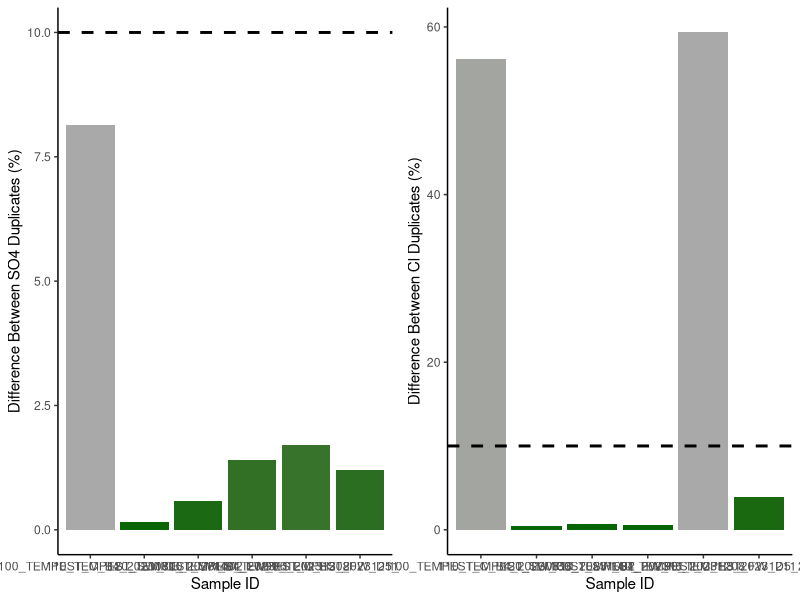
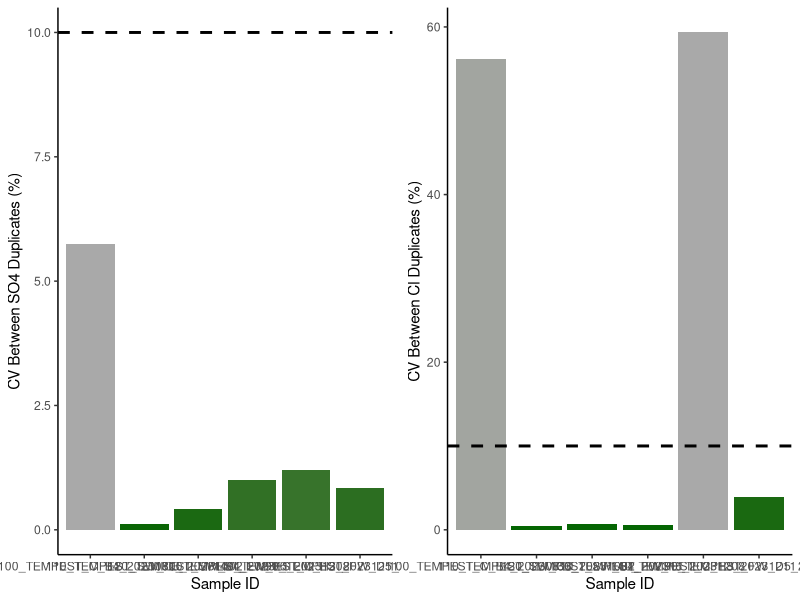
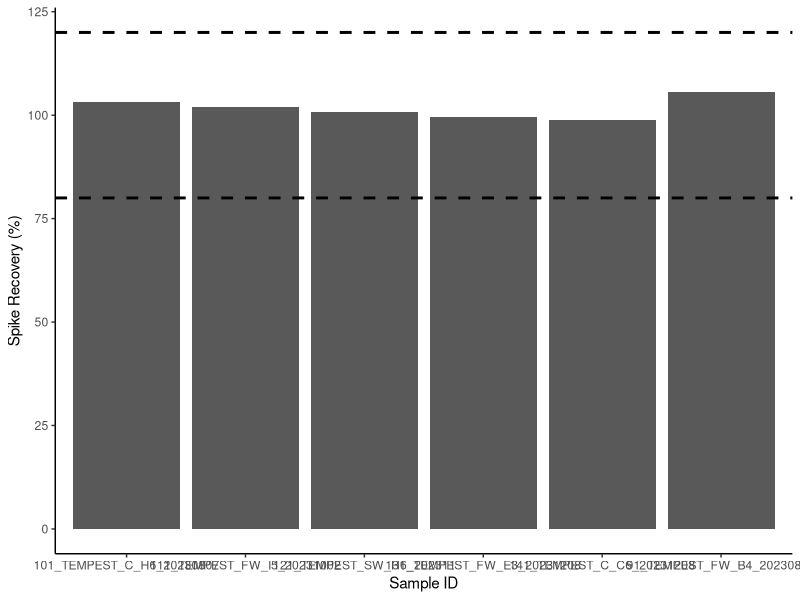
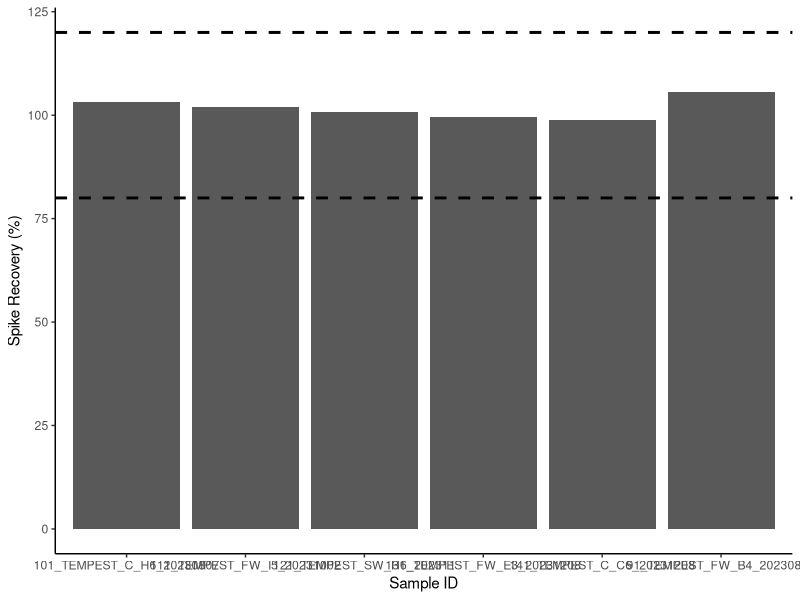

Write R code to recreate these figures, in order. (Note: this script raises an error after producing the figures.)
## ---- chunk 1
knitr::opts_chunk$set(echo = TRUE)

## Load data.table package
library(data.table)
library(ggplot2)
library(dplyr)
library(data.table)
library(matrixStats)
library(gridExtra)
library(ggpubr)
library(grid)
library(stringr)
## ---- chunk 2

# SULFATE DATA: 

## Read in raw data file from Dionex - copied and saved as a txt
Sdat <- read.table("Raw Data/COMPASS_TEMPEST_2023_SO4a.txt",sep='\t' , header=T, skip=3)
head(Sdat)

## Only keep the columns that we need 
Sdat <- Sdat[ ,c(2,5,7)] # dont need this here 
head(Sdat)

## Name the columns correctly 
colnames(Sdat) <- c( "Sample_ID", "SO4_ppm", "SO4_Area")
Sdat$Sample_ID <- as.factor(Sdat$Sample_ID)
Sdat$SO4_ppm <- as.numeric(Sdat$SO4_ppm)
Sdat$SO4_Area <- as.numeric(Sdat$SO4_Area)
Sdat <- as.data.frame(Sdat)
head(Sdat)

#Chloride data 
## Read in raw data file from Dionex - copied and saved as a txt
Cldat <- read.table("Raw Data/COMPASS_TEMPEST_2023_Cla.txt",sep='\t' , header=T, skip=3)
head(Cldat)

## Only keep the columns that we need 
Cldat <- Cldat[ ,c(2,5,7)]
head(Cldat)

## Name the columns correctly 
colnames(Cldat) <- c( "Sample_ID", "Cl_ppm", "Cl_Area")
Cldat$Sample_ID <- as.factor(Cldat$Sample_ID)
Cldat$Cl_ppm <- as.numeric(Cldat$Cl_ppm)
Cldat$Cl_Area <- as.numeric(Cldat$Cl_Area)
Cldat <- as.data.frame(Cldat)
head(Cldat) 


## Bring the data back together: 
all_dat <- merge(Sdat, Cldat, by="Sample_ID")
head(all_dat)

## Remove empty lines 
all_dat <- all_dat[!(is.na(all_dat$Sample_ID) | all_dat$Sample_ID==""), ]
head(all_dat)

all_dat <- droplevels(all_dat[!all_dat$Sample_ID == 'Lab Blank',])
head(all_dat)

all_dat[is.na(all_dat)] <- 0

## ---- chunk 3
stds <- all_dat[grepl("Standard", all_dat$Sample_ID),]
head(stds)

stds_chk_S <- stds %>%
	group_by(Sample_ID) %>%
	summarise(mean = mean(SO4_ppm), sd = sd(SO4_ppm))
stds_chk_S$cv <- (stds_chk_S$sd/stds_chk_S$mean)*100
stds_chk_S$flag <-  ifelse(stds_chk_S$cv <2, 'YES', 'NO, rerun')
head(stds_chk_S)

stds_chk_Cl <- stds %>%
	group_by(Sample_ID) %>%
	summarise(mean = mean(Cl_ppm), sd = sd(Cl_ppm))
stds_chk_Cl$cv <- (stds_chk_Cl$sd/stds_chk_Cl$mean)*100
stds_chk_Cl$flag <-  ifelse(stds_chk_Cl$cv <2, 'YES', 'NO, rerun')
head(stds_chk_Cl)

lmS <- lm(stds$SO4_Area ~ stds$SO4_ppm)
SO4_sum <- summary(lmS)
SO4_Slope <- SO4_sum$coefficients[2, 1] 
SO4_Int <- SO4_sum$coefficients[1, 1] 


lmCl <- lm(stds$Cl_Area ~ stds$Cl_ppm)
Cl_sum <- summary(lmCl)
Cl_Slope <- Cl_sum$coefficients[2, 1] 
Cl_Int <- Cl_sum$coefficients[1, 1] 

## ---- chunk 4
#remove standards from sample dataframe
sampledat <- all_dat[!grepl("Standard", all_dat$Sample_ID),]
head(sampledat)

# Constants needed for calculations: 
clmw <- 35.45     #molecular weight of Chloride: 35.45 
smw <- 32.06      #molecular weight of sulfur: 32.06


# Convert ppm to mmol/L
sampledat$SO4_mM <- (sampledat$SO4_ppm / smw)
sampledat$Cl_mM <- (sampledat$Cl_ppm / clmw)


# Calculate Salinity 
# calculated using the Knudsen equation 
# Salinity = 0.03 + 1.8050 * Chlorinity
# Ref: A Practical Handbook of Seawater Analysis by Strickland & Parsons (P. 11)
# =((1.807*Cl_ppm)+0.026)/1000
sampledat$salinity <- ((1.8070 * sampledat$Cl_ppm) + 0.026) / 1000


head(sampledat)
## ---- chunk 5
#Show me the data that we have from the calculations 
head(sampledat)

#pull out any rows that have "dup" in the SampleID column
dups <- sampledat %>%  
  filter(str_detect(Sample_ID, "_dup"))      #have to change this to match data
head(dups)

#remove these from sample dataframe in a new dataframe
sampledat2 <- sampledat %>%  
  filter(!str_detect(Sample_ID, "_dup")) %>%  
  filter(!str_detect(Sample_ID, "_spk")) 
head(sampledat2)

#remove the dup from these IDs so we will have duplicate sample names
dups$Sample_ID<-gsub("_dup","",as.character(dups$Sample_ID))
dups <- dups[ ,-c(2:5)]
colnames(dups) <- c('Sample_ID', 'SO4_mM_dup', "Cl_mM_dup", "salinity_dup")
head(dups)

#put it back together with the old data set and look for duplicates 
QAdups <- merge(sampledat2, dups)
head(QAdups)

QAdups$SO4_dups_chk <- ((abs(QAdups$SO4_mM-QAdups$SO4_mM_dup))/((QAdups$SO4_mM+QAdups$SO4_mM_dup)/2))*100
QAdups$SO4_dups_flag <-  ifelse(QAdups$SO4_dups_chk <10, 'YES', 'NO, rerun')

QAdups$Cl_dups_chk <- ((abs(QAdups$Cl_mM-QAdups$Cl_mM_dup))/((QAdups$Cl_mM+QAdups$Cl_mM_dup)/2))*100
QAdups$Cl_dups_flag <-  ifelse(QAdups$Cl_dups_chk <10, 'YES', 'NO, rerun')

head(QAdups)

#plot dups output as a bar graph to easily check - want any over 10% to be red need to work on this 
Sdupsbar <- ggplot(data = QAdups, aes(x = Sample_ID, y = SO4_dups_chk, fill=SO4_dups_chk)) +
       geom_bar(stat = 'identity') + 
        scale_fill_gradient2(low='darkgreen', mid='darkgreen', high='darkgrey', space='Lab') + 
        theme_classic() + labs(x= "Sample ID", y="Difference Between SO4 Duplicates (%)") + 
        theme(legend.position="none") +  geom_hline(yintercept=10, linetype="dashed", 
                color = "black", size=1)


Cldupsbar <- ggplot(data = QAdups, aes(x = Sample_ID, y = Cl_dups_chk, fill=Cl_dups_chk)) +
       geom_bar(stat = 'identity') + 
        scale_fill_gradient2(low='darkgreen', mid='darkgreen', high='darkgrey', space='Lab') + 
        theme_classic() + labs(x= "Sample ID", y="Difference Between Cl Duplicates (%)") + 
        theme(legend.position="none") +  geom_hline(yintercept=10, linetype="dashed", 
                color = "black", size=1)

ggarrange(Sdupsbar, Cldupsbar,ncol=2, nrow=1)

#check for percent of no, reruns to see if it  would warrant reruns 
Perc_dups <- QAdups %>% 
  group_by(SO4_dups_flag) %>%
  summarise(S_no_rows = length(SO4_dups_flag)) 
Perc_dups1 <- QAdups %>% 
  group_by(Cl_dups_flag) %>%
  summarise(Cl_no_rows = length(Cl_dups_flag))
colnames(Perc_dups) <- c("Flag", "S_no_rows")
colnames(Perc_dups1) <- c("Flag", "Cl_no_rows")
Perc_dups2 <- cbind(Perc_dups, Perc_dups1)

Perc_dups2$Total <- length(QAdups$SO4_dups_flag)
Perc_dups2$S_Percent <- (Perc_dups2$S_no_rows / Perc_dups2$Total)*100
Perc_dups2$Cl_Percent <- (Perc_dups2$Cl_no_rows / Perc_dups2$Total)*100
head(Perc_dups2)


## ---- chunk 6
#the cv 
# calculate the sd bewteen the two duplicates then divide by the mean and multiply by 100 

df2 <- as.data.frame(QAdups$SO4_mM)
df2$dups <- QAdups$SO4_mM_dup

df2$sds <- apply(df2,1,sd)

QAdups$SO4_dups_cv <- (df2$sds)/((QAdups$SO4_mM+QAdups$SO4_mM_dup)/2) * 100
QAdups$SO4_dups_cv_flag <-  ifelse(QAdups$SO4_dups_cv <11, 'YES', 'NO, rerun')

head(QAdups)

#plot dups output as a bar graph to easily check - want any over 10% to be red need to work on this 
Sdupsbar <- ggplot(data = QAdups, aes(x = Sample_ID, y = SO4_dups_cv, fill=SO4_dups_chk)) +
       geom_bar(stat = 'identity') + 
        scale_fill_gradient2(low='darkgreen', mid='darkgreen', high='darkgrey', space='Lab') + 
        theme_classic() + labs(x= "Sample ID", y="CV Between SO4 Duplicates (%)") + 
        theme(legend.position="none") +  geom_hline(yintercept=10, linetype="dashed", 
                color = "black", size=1)


Cldupsbar <- ggplot(data = QAdups, aes(x = Sample_ID, y = Cl_dups_chk, fill=Cl_dups_chk)) +
       geom_bar(stat = 'identity') + 
        scale_fill_gradient2(low='darkgreen', mid='darkgreen', high='darkgrey', space='Lab') + 
        theme_classic() + labs(x= "Sample ID", y="CV Between Cl Duplicates (%)") + 
        theme(legend.position="none") +  geom_hline(yintercept=10, linetype="dashed", 
                color = "black", size=1)

ggarrange(Sdupsbar, Cldupsbar,ncol=2, nrow=1)

#check for percent of no, reruns to see if it  would warrant reruns 
Perc_dups <- QAdups %>% 
  group_by(SO4_dups_flag) %>%
  summarise(S_no_rows = length(SO4_dups_flag)) 
Perc_dups1 <- QAdups %>% 
  group_by(Cl_dups_flag) %>%
  summarise(Cl_no_rows = length(Cl_dups_flag))
colnames(Perc_dups) <- c("Flag", "S_no_rows")
colnames(Perc_dups1) <- c("Flag", "Cl_no_rows")
Perc_dups2 <- cbind(Perc_dups, Perc_dups1)

Perc_dups2$Total <- length(QAdups$SO4_dups_flag)
Perc_dups2$S_Percent <- (Perc_dups2$S_no_rows / Perc_dups2$Total)*100
Perc_dups2$Cl_Percent <- (Perc_dups2$Cl_no_rows / Perc_dups2$Total)*100
head(Perc_dups2)


## ---- chunk 7
##Merge sample data with dilution data
Dilutions <- read.csv("Raw Data/TMP 2023 Sample Dilutions from Dionex.csv")
sampledat_dils <- merge(sampledat, Dilutions, by = "Sample_ID")
unique(sampledat_dils$Dilution)

#Show me the data that we have from the calculations 
head(sampledat_dils)

#pull out any rows that have "spk" in the SampleID column
spks <- sampledat_dils %>%  
  filter(str_detect(Sample_ID, "spk"))      #have to change this to match data
head(spks)

#remove the dup from these IDs so we will have duplicate sample names
spks$Sample_ID<-gsub("_spk","",as.character(spks$Sample_ID))
spks <- spks[ ,c(1,6)]
colnames(spks) <- c('Sample_ID', 'SO4_mM_spk')
head(spks)

#put it back together with the old data set and look for duplicates 
QAspks <- merge(sampledat_dils, spks)
head(QAspks)

#now we need to calculate the spike concentration and calculate the spike recovery
spkconc <- (250/smw)    # in mM
spkvol <- 10             # in uL
spkvol <- spkvol/1000000 
#spike for these samples was 10uL of the 250mM standard
QAspks$SO4_spk_Conc <- (spkconc)*spkvol         # mmoles of SO4 
head(QAspks)

#need to determine dilution factors and initial amount of sample added
#if your samples are all the same dilution just use the first line 
#for Steph / COMPASS this depends on the site so... 
# QAspks$Dilution <- 1
# QAspks$Dilution <-  ifelse(str_detect(QAspks$Sample_ID, "TEMPEST"), 50, QAspks$Dilution)
# QAspks$Dilution <-  ifelse(str_detect(QAspks$Sample_ID, "MSM_UP"), 50, QAspks$Dilution)
# QAspks$Dilution <-  ifelse(str_detect(QAspks$Sample_ID, "MSM_TR"), 50, QAspks$Dilution)
# QAspks$Dilution <-  ifelse(str_detect(QAspks$Sample_ID, "MSM_WC"), 100, QAspks$Dilution)
# QAspks$Dilution <-  ifelse(str_detect(QAspks$Sample_ID, "GCrew_UP"), 50, QAspks$Dilution)
# QAspks$Dilution <-  ifelse(str_detect(QAspks$Sample_ID, "GCrew_TR"), 50, QAspks$Dilution)
# QAspks$Dilution <-  ifelse(str_detect(QAspks$Sample_ID, "GCrew_WC"), 100, QAspks$Dilution)
# QAspks$Dilution <-  ifelse(str_detect(QAspks$Sample_ID, "GWI_UP"), 100, QAspks$Dilution)
# QAspks$Dilution <-  ifelse(str_detect(QAspks$Sample_ID, "GWI_TR"), 100, QAspks$Dilution)
# QAspks$Dilution <-  ifelse(str_detect(QAspks$Sample_ID, "GWI_WC"), 200, QAspks$Dilution)
#QAspks$Dilution <-  ifelse(str_detect(QAspks$Sample_ID, "SWH_UP"), 100, QAspks$Dilution)
#QAspks$Dilution <-  ifelse(str_detect(QAspks$Sample_ID, "SWH_TR"), 100, QAspks$Dilution)
#QAspks$Dilution <-  ifelse(str_detect(QAspks$Sample_ID, "SWH_WC"), 100, QAspks$Dilution)

#Set Sample volumes in uL 
unique(QAspks$Dilution)

QAspks$SampleVol <- 1
QAspks$SampleVol <-  ifelse(QAspks$Dilution == 50, 1483, QAspks$SampleVol)
QAspks$SampleVol <-  ifelse(QAspks$Dilution == 56.85, 1483, QAspks$SampleVol)
QAspks$SampleVol <-  ifelse(QAspks$Dilution == 51.16, 1483, QAspks$SampleVol)
QAspks$SampleVol <-  ifelse(QAspks$Dilution == 49.27, 1483, QAspks$SampleVol)
QAspks$SampleVol <-  ifelse(QAspks$Dilution == 56.51, 1483, QAspks$SampleVol)
QAspks$SampleVol <-  ifelse(QAspks$Dilution == 5.15, 1500, QAspks$SampleVol)

# QAspks$SampleVol <-  ifelse(str_detect(QAspks$Sample_ID, "TEMPEST"), 1483, QAspks$SampleVol)
# QAspks$SampleVol <-  ifelse(str_detect(QAspks$Sample_ID, "MSM_UP"), 1501, QAspks$SampleVol)
# QAspks$SampleVol <-  ifelse(str_detect(QAspks$Sample_ID, "MSM_TR"), 1501, QAspks$SampleVol)
# QAspks$SampleVol <-  ifelse(str_detect(QAspks$Sample_ID, "MSM_WC"), 1475, QAspks$SampleVol)
# QAspks$SampleVol <-  ifelse(str_detect(QAspks$Sample_ID, "GCrew_UP"), 1501, QAspks$SampleVol)
# QAspks$SampleVol <-  ifelse(str_detect(QAspks$Sample_ID, "GCrew_TR"), 1501, QAspks$SampleVol)
# QAspks$SampleVol <-  ifelse(str_detect(QAspks$Sample_ID, "GCrew_WC"), 1475, QAspks$SampleVol)
# QAspks$SampleVol <-  ifelse(str_detect(QAspks$Sample_ID, "GWI_UP"), 1475, QAspks$SampleVol)
# QAspks$SampleVol <-  ifelse(str_detect(QAspks$Sample_ID, "GWI_TR"), 1475, QAspks$SampleVol)
# QAspks$SampleVol <-  ifelse(str_detect(QAspks$Sample_ID, "GWI_WC"), 1462, QAspks$SampleVol)
#QAspks$SampleVol <-  ifelse(str_detect(QAspks$Sample_ID, "SWH_UP"), 100, QAspks$SampleVol)
#QAspks$SampleVol <-  ifelse(str_detect(QAspks$Sample_ID, "SWH_TR"), 100, QAspks$SampleVol)
#QAspks$SampleVol <-  ifelse(str_detect(QAspks$Sample_ID, "SWH_WC"), 100, QAspks$SampleVol)

#change sample volume to L 
QAspks$SampleVol <- QAspks$SampleVol/1000000
head(QAspks)

#gives us the total SO4 in the sample in mmoles
QAspks$SO4_Total_unspkd <- (QAspks$SO4_mM/QAspks$Dilution)*(QAspks$SampleVol) 

##total SO4 in spiked sample in mmoles
QAspks$SO4_Total_spkd <- (QAspks$SO4_mM_spk/QAspks$Dilution)*(QAspks$SampleVol+spkvol) 

QAspks$SO4_expctd_spkd <-  (QAspks$SO4_Total_unspkd + QAspks$SO4_spk_Conc)
QAspks$spk_recovery <-    (QAspks$SO4_Total_spkd/QAspks$SO4_expctd_spkd)*100
QAspks$SO4_spks_flag <-  ifelse(QAspks$spk_recovery <=120 & QAspks$spk_recovery >=80 , 'YES', 'NO, rerun')  #fix 

head(QAspks)

#plot spk recoveries output as a bar graph to easily check - want any over 10% to be red need to work on this 
spksbar <- ggplot(data = QAspks, aes(x = Sample_ID, y = spk_recovery)) +
        geom_bar(stat = 'identity') + 
        scale_fill_manual(values=c("lightblue4")) + 
        theme_classic() + labs(x= "Sample ID", y="Spike Recovery (%)") + 
        theme(legend.position="none") +  
        geom_hline(yintercept=80, linetype="dashed", color = "black", size=1) + 
        geom_hline(yintercept=120, linetype="dashed", color = "black", size=1)

spksbar



#check for percent of no, reruns to see if it  would warrant reruns 
Perc_spks <- QAspks %>% 
  group_by(SO4_spks_flag) %>%
  summarise(no_rows = length(SO4_spks_flag)) 
Perc_spks$Total <- length(QAspks$SO4_spks_flag)
Perc_spks$Percent <- (Perc_spks$no_rows / Perc_spks$Total)*100
head(Perc_spks)

## ---- chunk 8
#now use area of all samples and calculate undilution corrected concentrations in ug/mL
sampledat_dils$SO4_ugmL <- ((sampledat_dils$SO4_Area)-SO4_Int)/SO4_Slope
sampledat_dils$Cl_ugmL <- (sampledat_dils$Cl_Area-Cl_Int)/Cl_Slope
head(sampledat_dils)

#pull out any rows that have "spk" in the SampleID column
spks <- sampledat_dils %>%  
  filter(str_detect(Sample_ID, "spk"))      #have to change this to match data
head(spks)

## Only keep the columns that we need 
spks <- spks[ ,c(1,9,10)]
head(spks)

#remove the spk from these IDs so we will have duplicate sample names
spks$Sample_ID<-gsub("_spk","",as.character(spks$Sample_ID))
colnames(spks) <- c('Sample_ID', 'Dilution', 'SO4_ugmL_spk')
head(spks)

#put it back together with the old data set and look for duplicates 
QAspks <- merge(sampledat_dils, spks)
head(QAspks)

#now we need to calculate the spike concentration and calculate the spike recovery
spkconc <- (250)    # in ug
spkvol <- 10             # in uL
spkvol <- spkvol/1000 
#spike for these samples was 10uL of the 250mM standard
QAspks$SO4_spk_Conc <- (spkconc)*spkvol         # mmoles of SO4 
head(QAspks)

#need to determine dilution factors and initial amount of sample added
#if your samples are all the same dilution just use the first line 
#for Steph / COMPASS this depends on the site so... 
#QAspks$Dilution <- 1
#QAspks$Dilution <-  ifelse(str_detect(QAspks$Sample_ID, "MSM_UP"), 50, QAspks$Dilution)
#$Dilution <-  ifelse(str_detect(QAspks$Sample_ID, "MSM_TR"), 50, QAspks$Dilution)
#QAspks$Dilution <-  ifelse(str_detect(QAspks$Sample_ID, "MSM_WC"), 100, QAspks$Dilution)
#$Dilution <-  ifelse(str_detect(QAspks$Sample_ID, "GCrew_UP"), 50, QAspks$Dilution)
#QAspks$Dilution <-  ifelse(str_detect(QAspks$Sample_ID, "GCrew_TR"), 50, QAspks$Dilution)
#QAspks$Dilution <-  ifelse(str_detect(QAspks$Sample_ID, "GCrew_WC"), 100, QAspks$Dilution)
#QAspks$Dilution <-  ifelse(str_detect(QAspks$Sample_ID, "GWI_UP"), 100, QAspks$Dilution)
#$Dilution <-  ifelse(str_detect(QAspks$Sample_ID, "GWI_TR"), 100, QAspks$Dilution)
#QAspks$Dilution <-  ifelse(str_detect(QAspks$Sample_ID, "GWI_WC"), 200, QAspks$Dilution)
#QAspks$Dilution <-  ifelse(str_detect(QAspks$Sample_ID, "SWH_UP"), 100, QAspks$Dilution)
#QAspks$Dilution <-  ifelse(str_detect(QAspks$Sample_ID, "SWH_TR"), 100, QAspks$Dilution)
#QAspks$Dilution <-  ifelse(str_detect(QAspks$Sample_ID, "SWH_WC"), 100, QAspks$Dilution)

#Set Sample volumes in uL 
QAspks$SampleVol <- 1
QAspks$SampleVol <-  ifelse(QAspks$Dilution == 50, 1483, QAspks$SampleVol)
QAspks$SampleVol <-  ifelse(QAspks$Dilution == 56.85, 1483, QAspks$SampleVol)
QAspks$SampleVol <-  ifelse(QAspks$Dilution == 51.16, 1483, QAspks$SampleVol)
QAspks$SampleVol <-  ifelse(QAspks$Dilution == 49.27, 1483, QAspks$SampleVol)

# QAspks$SampleVol <-  ifelse(str_detect(QAspks$Sample_ID, "TEMPEST"), 1501, QAspks$SampleVol)
# QAspks$SampleVol <-  ifelse(str_detect(QAspks$Sample_ID, "MSM_UP"), 1501, QAspks$SampleVol)
# QAspks$SampleVol <-  ifelse(str_detect(QAspks$Sample_ID, "MSM_TR"), 1501, QAspks$SampleVol)
# QAspks$SampleVol <-  ifelse(str_detect(QAspks$Sample_ID, "MSM_WC"), 1475, QAspks$SampleVol)
# QAspks$SampleVol <-  ifelse(str_detect(QAspks$Sample_ID, "MSM_PPR_UP"), 1501, QAspks$SampleVol)
# QAspks$SampleVol <-  ifelse(str_detect(QAspks$Sample_ID, "MSM_PPR_TR"), 1501, QAspks$SampleVol)
# QAspks$SampleVol <-  ifelse(str_detect(QAspks$Sample_ID, "MSM_PPR_WC"), 1475, QAspks$SampleVol)
# QAspks$SampleVol <-  ifelse(str_detect(QAspks$Sample_ID, "GCrew_UP"), 1501, QAspks$SampleVol)
# QAspks$SampleVol <-  ifelse(str_detect(QAspks$Sample_ID, "GCrew_TR"), 1501, QAspks$SampleVol)
# QAspks$SampleVol <-  ifelse(str_detect(QAspks$Sample_ID, "GCrew_WC"), 1475, QAspks$SampleVol)
# QAspks$SampleVol <-  ifelse(str_detect(QAspks$Sample_ID, "GWI_UP"), 1475, QAspks$SampleVol)
# QAspks$SampleVol <-  ifelse(str_detect(QAspks$Sample_ID, "GWI_TR"), 1475, QAspks$SampleVol)
# QAspks$SampleVol <-  ifelse(str_detect(QAspks$Sample_ID, "GWI_WC"), 1462, QAspks$SampleVol)
# QAspks$SampleVol <-  ifelse(str_detect(QAspks$Sample_ID, "SWH_UP"), 100, QAspks$SampleVol)
# QAspks$SampleVol <-  ifelse(str_detect(QAspks$Sample_ID, "SWH_TR"), 100, QAspks$SampleVol)
# QAspks$SampleVol <-  ifelse(str_detect(QAspks$Sample_ID, "SWH_WC"), 100, QAspks$SampleVol)

#change sample volume to L 
QAspks$SampleVol <- QAspks$SampleVol/1000
head(QAspks)

#gives us the total SO4 in the sample in mmoles
QAspks$SO4_Total_unspkd <- QAspks$SO4_ugmL*QAspks$SampleVol

##total SO4 in spiked sample in mmoles
QAspks$SO4_Total_spkd <- (QAspks$SO4_ugmL_spk)*(QAspks$SampleVol+spkvol) 

QAspks$SO4_expctd_spkd <-  (QAspks$SO4_Total_unspkd + QAspks$SO4_spk_Conc)
QAspks$spk_recovery <-    (QAspks$SO4_Total_spkd/QAspks$SO4_expctd_spkd)*100
QAspks$SO4_spks_flag <-  ifelse(QAspks$spk_recovery <=120 & QAspks$spk_recovery >=80 , 'YES', 'NO, rerun')  #fix 

head(QAspks)

#plot spk recoveries output as a bar graph to easily check - want any over 10% to be red need to work on this 
spksbar <- ggplot(data = QAspks, aes(x = Sample_ID, y = spk_recovery)) +
        geom_bar(stat = 'identity') + 
        scale_fill_manual(values=c("lightblue4")) + 
        theme_classic() + labs(x= "Sample ID", y="Spike Recovery (%)") + 
        theme(legend.position="none") +  
        geom_hline(yintercept=80, linetype="dashed", color = "black", size=1) + 
        geom_hline(yintercept=120, linetype="dashed", color = "black", size=1)

spksbar


#check for percent of no, reruns to see if it  would warrant reruns 
Perc_spks <- QAspks %>% 
  group_by(SO4_spks_flag) %>%
  summarise(no_rows = length(SO4_spks_flag)) 
Perc_spks$Total <- length(QAspks$SO4_spks_flag)
Perc_spks$Percent <- (Perc_spks$no_rows / Perc_spks$Total)*100
head(Perc_spks)

## ---- chunk 9
#for steph <- pull out identifiers of the sample names 
#pull the sample ID and separate it by the underscores 
IDs <- data.frame(do.call('rbind', strsplit(as.character(sampledat2$Sample_ID),'_',fixed=TRUE)))
colnames(IDs) <- c("Number", "Project", "Plot", "Grid", "Date")
head(IDs)

#rejoin them to the dataframe
alldat <- cbind(IDs, sampledat2)

alldat$Number <- NULL

alldat$Sample_ID <- paste(alldat$Project, alldat$Plot, alldat$Grid, alldat$Date, sep = "_")

head(alldat)
## ---- chunk 10

write.csv(alldat, file="Processed Data/COMPASS_TEMPEST_Dionex_ClSo4_Final_2023a.csv")           #Change file name


